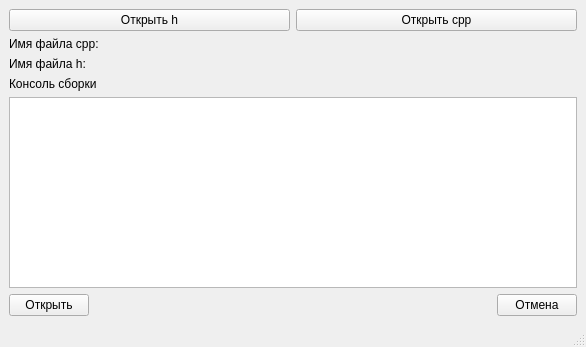
<?xml version="1.0" encoding="UTF-8"?>
<ui version="4.0">
 <class>WindOpenAuto</class>
 <widget class="QMainWindow" name="WindOpenAuto">
  <property name="enabled">
   <bool>true</bool>
  </property>
  <property name="geometry">
   <rect>
    <x>0</x>
    <y>0</y>
    <width>586</width>
    <height>347</height>
   </rect>
  </property>
  <property name="windowTitle">
   <string>Открыть модуль</string>
  </property>
  <widget class="QWidget" name="centralwidget">
   <layout class="QVBoxLayout" name="verticalLayout_3">
    <item>
     <layout class="QHBoxLayout" name="horizontalLayout_9">
      <item>
       <widget class="QPushButton" name="OpenH">
        <property name="text">
         <string>Открыть h</string>
        </property>
       </widget>
      </item>
      <item>
       <widget class="QPushButton" name="OpenCPP">
        <property name="text">
         <string>Открыть cpp</string>
        </property>
       </widget>
      </item>
     </layout>
    </item>
    <item>
     <layout class="QHBoxLayout" name="horizontalLayout_8">
      <item>
       <widget class="QLabel" name="NMlabelCPP">
        <property name="sizePolicy">
         <sizepolicy hsizetype="Maximum" vsizetype="Preferred">
          <horstretch>0</horstretch>
          <verstretch>0</verstretch>
         </sizepolicy>
        </property>
        <property name="text">
         <string>Имя файла cpp:</string>
        </property>
       </widget>
      </item>
      <item>
       <widget class="QLabel" name="nameLabelCPP">
        <property name="text">
         <string/>
        </property>
       </widget>
      </item>
     </layout>
    </item>
    <item>
     <layout class="QHBoxLayout" name="horizontalLayout_10">
      <item>
       <widget class="QLabel" name="NMlabelH">
        <property name="sizePolicy">
         <sizepolicy hsizetype="Maximum" vsizetype="Preferred">
          <horstretch>0</horstretch>
          <verstretch>0</verstretch>
         </sizepolicy>
        </property>
        <property name="text">
         <string>Имя файла h:</string>
        </property>
       </widget>
      </item>
      <item>
       <widget class="QLabel" name="nameLabelH">
        <property name="text">
         <string/>
        </property>
       </widget>
      </item>
     </layout>
    </item>
    <item>
     <widget class="QLabel" name="label">
      <property name="text">
       <string>Консоль сборки</string>
      </property>
     </widget>
    </item>
    <item>
     <widget class="QTextBrowser" name="textBrowser"/>
    </item>
    <item>
     <layout class="QHBoxLayout" name="horizontalLayout_7">
      <item>
       <widget class="QPushButton" name="CompileButton">
        <property name="enabled">
         <bool>true</bool>
        </property>
        <property name="text">
         <string>Открыть</string>
        </property>
       </widget>
      </item>
      <item>
       <spacer name="horizontalSpacer">
        <property name="orientation">
         <enum>Qt::Horizontal</enum>
        </property>
        <property name="sizeHint" stdset="0">
         <size>
          <width>40</width>
          <height>20</height>
         </size>
        </property>
       </spacer>
      </item>
      <item>
       <widget class="QPushButton" name="Cancel">
        <property name="text">
         <string>Отмена</string>
        </property>
       </widget>
      </item>
     </layout>
    </item>
   </layout>
  </widget>
  <widget class="QMenuBar" name="menubar">
   <property name="geometry">
    <rect>
     <x>0</x>
     <y>0</y>
     <width>586</width>
     <height>24</height>
    </rect>
   </property>
  </widget>
  <widget class="QStatusBar" name="statusbar"/>
 </widget>
 <resources/>
 <connections/>
</ui>
